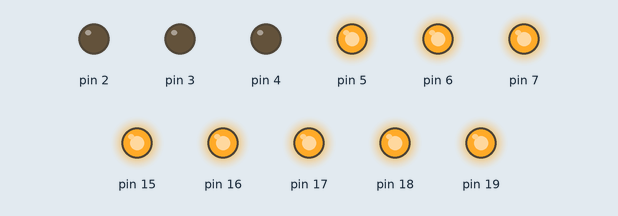
This sketch was run on a simulated Arduino Uno, built with avr-gcc and run on an emulated ATmega328P. On the bench: output pins drawn as LEDs (lit = HIGH).

Above: at 0.5 s.
At 2.5 s:
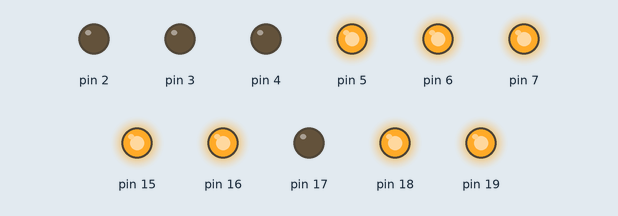
At 4.5 s:
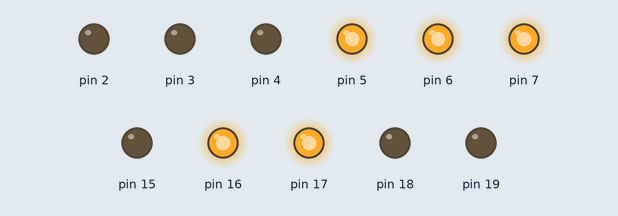
At 8.5 s:
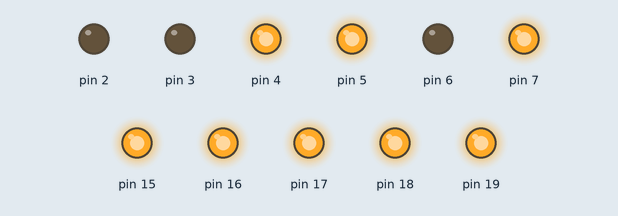
At 12.5 s:
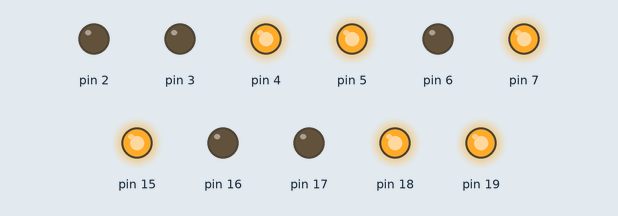
At 17.5 s:
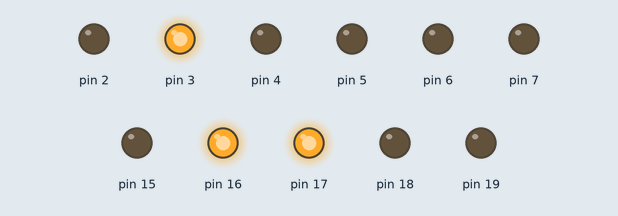
Timing chart, 0 to 18.4 s (numbered marks = the images above):
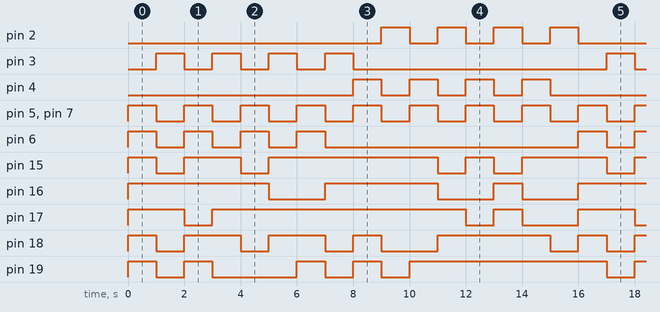

The sketch:

Practice3_Arrow_Counter_Same_Time.ino
```cpp
/*
  LED Arrows blinking counter

Description:
  This code is a combination between Practice1_Led_Arrows and
  Practice2_Counter_Display codes. The display is a 0-15 hexadecimal
  counter, so it has 16 possible values. There are 2 left arrows
  (inner and outer) and 2 right arrows arranged the same fashion.
  Each arrow blinks 4 times while the numbering appear on the display.
  The potentiometer is not used

Author:
  created September 13, 2017
  by David Osorio

Organization:
  Colima Institute of Technology

Career:
  Computer Engineering

Subject:
  Embedded Systems

Video evidence:
  https://www.youtube.com/watch?v=b7xwigtMOzk
*/


/*
 * These macros reduce the lines of codes in the loop method
 * because everytime a digit changes on the display, a specific
 * arrow blinks (turns on and off).
 * HIGH means 0x1 and LOW 0x0, i.e., they have a integer value
 */
#define macroInnerArrows(arrow, dig)\
{\
  turnOnOrOffInnerArrow(arrow, HIGH);\
  displayDigit(dig, sizeof(dig), HIGH);\
  delay(1000);\
  turnOnOrOffInnerArrow(arrow, LOW);\
  displayDigit(dig, sizeof(dig), LOW);\
}\

#define macroOuterArrows(arrow, dig)\
{\
  digitalWrite(arrow, HIGH);\
  displayDigit(dig, sizeof(dig), HIGH);\
  delay(1000);\
  digitalWrite(arrow, LOW);\
  displayDigit(dig, sizeof(dig), LOW);\
}\


/*
 *  The following array represent each vertex of the inner square.
 *  Each index depicts a LED blinking counterclockwise. Index 0 is the top LED.
 *  They turn on and off at different times
 */
byte innerLeftArrow[] = { 7, 6, 5 };
byte innerRightArrow[] = { 7, 5, 4 };

/*
 * These two pins are the outer arrows. Each one has 3 LEDs attached.
 * All the LEDs blink at the same time, so only one output pin is needed
 */
byte outerLeftArrow = 3;
byte outerRightArrow = 2;

// Output pins for all 7 segments (from 15 to 21)
byte a = 15, b = 16, c = 17, d = 18, e = 19, f = 20, g = 21;

// Arrays represents digits through 0-16. Each contains different segments of the display
byte dig0[] = { a, b, c, d, e, f },
  dig1[] = { b, c },
  dig2[] = { a, b, d, e, g },
  dig3[] = { a, b, c, d, g },
  dig4[] = { b, c, f, g },
  dig5[] = { a, c, d, f, g },
  dig6[] = { a, c, d, e, f, g },
  dig7[] = { a, b, c },
  dig8[] = { a, b, c, d, e, f, g },
  dig9[] = { a, b, c, f, g },
  digA[] = { a, b, c, e, f, g },
  digB[] = { c, d, e, f, g },
  digC[] = { a, e, d, f },
  digD[] = { b, c, d, e, g },
  digE[] = { a, e, d, f, g },
  digF[] = { a, e, f, g };


void setup() {
  for(int i=2;i<8;i++){
    pinMode(i, OUTPUT);
  }

  for(int i=a;i<g+1;i++){
    pinMode(i, OUTPUT);
  }
}

// This turns either on or off leds for either left or right arrow
void turnOnOrOffInnerArrow(byte arr[], int value) {
  for(int i=0;i<3;i++){
    digitalWrite(arr[i], value);
  }
}

// Depending on the array digit, turn either on or off the segments
void displayDigit(byte arr[], byte arrSize, int value) {
  for(int i=0;i<arrSize;i++){
    digitalWrite(arr[i], value);
  }
}

void loop() {
  /* Use macros to turn on the inner left arrow first,
  and then the outer one. Four times each */
  macroInnerArrows(innerLeftArrow, dig0);
  macroOuterArrows(outerLeftArrow, dig1);
  macroInnerArrows(innerLeftArrow, dig2);
  macroOuterArrows(outerLeftArrow, dig3);
  macroInnerArrows(innerLeftArrow, dig4);
  macroOuterArrows(outerLeftArrow, dig5);
  macroInnerArrows(innerLeftArrow, dig6);
  macroOuterArrows(outerLeftArrow, dig7);

  // Do the same for right arrows
  macroInnerArrows(innerRightArrow, dig8);
  macroOuterArrows(outerRightArrow, dig9);
  macroInnerArrows(innerRightArrow, digA);
  macroOuterArrows(outerRightArrow, digB);
  macroInnerArrows(innerRightArrow, digC);
  macroOuterArrows(outerRightArrow, digD);
  macroInnerArrows(innerRightArrow, digE);
  macroOuterArrows(outerRightArrow, digF);
}
```

Measured:
- by itself, pin 2, pin 4: goes 3 × (HIGH 1.0 s, LOW 1.0 s), HIGH 1.0 s, LOW 9.0 s, 3 × (HIGH 1.0 s, LOW 1.0 s), HIGH 1.0 s, then LOW
- by itself, pin 3, pin 6: repeats every 16.0 s: 3 × (LOW 1.0 s, HIGH 1.0 s), LOW 9.0 s, HIGH 1.0 s
- by itself, pin 5, pin 7: alternates HIGH for 1.0 s and LOW for 1.0 s
- by itself, pin 15: repeats every 16.0 s: LOW 1.0 s, HIGH 2.0 s, LOW 1.0 s, HIGH 6.0 s, LOW 1.0 s, HIGH 1.0 s, LOW 1.0 s, HIGH 3.0 s
- by itself, pin 16: repeats every 16.0 s: LOW 2.0 s, HIGH 4.0 s, LOW 2.0 s, HIGH 1.0 s, LOW 2.0 s, HIGH 5.0 s
- by itself, pin 17: repeats every 16.0 s: LOW 1.0 s, HIGH 9.0 s, LOW 1.0 s, HIGH 1.0 s, LOW 2.0 s, HIGH 2.0 s
- by itself, pin 18: repeats every 16.0 s: 2 × (LOW 1.0 s, HIGH 2.0 s), LOW 1.0 s, HIGH 1.0 s, LOW 2.0 s, HIGH 4.0 s, LOW 1.0 s, HIGH 1.0 s
- by itself, pin 19: repeats every 16.0 s: LOW 1.0 s, HIGH 1.0 s, LOW 3.0 s, 2 × (HIGH 1.0 s, LOW 1.0 s), HIGH 7.0 s
